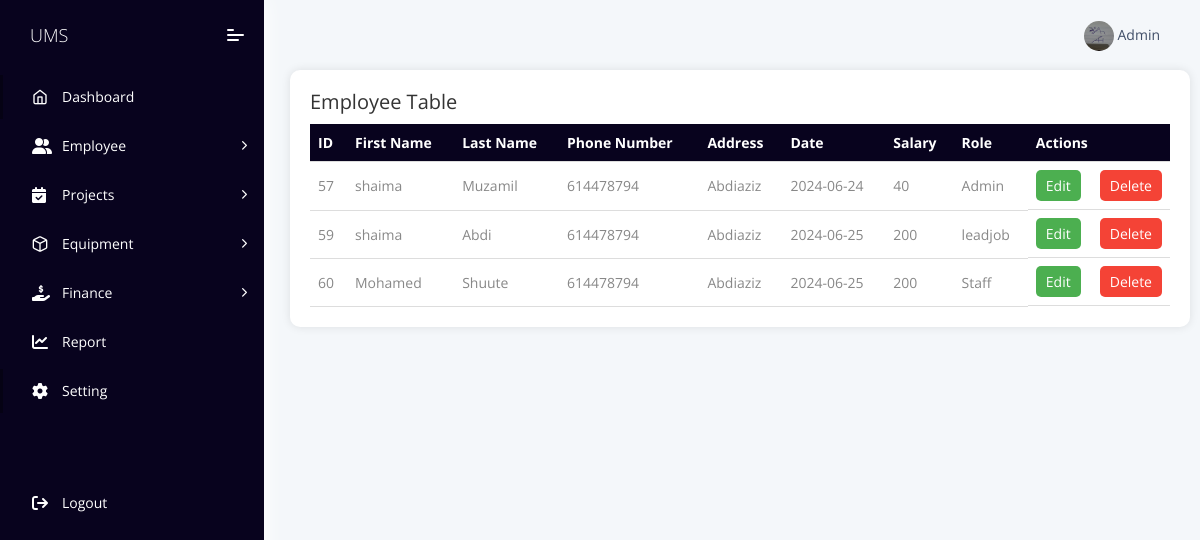
Page /Application/view/Empl_table.php (signed in) on the committed database.
### tables this page shows
CREATE TABLE `register_empl` (
  `empl_id` int(11) NOT NULL,
  `First_Name` varchar(50) NOT NULL,
  `Last_Name` varchar(50) NOT NULL,
  `phonenumber` int(11) NOT NULL,
  `Address` varchar(50) NOT NULL,
  `Role` varchar(50) NOT NULL,
  `Date` date NOT NULL,
  `Salary` float(10,0) NOT NULL
);

### Application/view/Empl_table.php (the view, shortened to what this page needs)
<?php
include 'header.php';
include 'sidebar.php';
?>
<!DOCTYPE html>
<html lang="en">
<head>
</head>
<body>
<div class="container">
    <h2>Employee Table</h2>
    <table>
        <thead>
            <tr>
                <th>ID</th>
                <th>First Name</th>
                <th>Last Name</th>
                <th>Phone Number</th>
                <th>Address</th>
                <th>Date</th>
                <th>Salary</th>
                <th>Role</th>
                <th>Actions</th>
            </tr>
        </thead>
        <tbody>
            <?php
            $conn = new mysqli("localhost", "root", "", "ums");
            $sql = "SELECT * FROM register_empl";
            $result = $conn->query($sql);
            if ($result->num_rows > 0) {
                while($row = $result->fetch_assoc()) {
                    echo "<tr>";
                    echo "<td>" . $row['empl_id'] . "</td>";
                    echo "<td>" . $row['First_Name'] . "</td>";
                    echo "<td>" . $row['Last_Name'] . "</td>";
                    echo "<td>" . $row['phonenumber'] . "</td>";
                    echo "<td>" . $row['Address'] . "</td>";
                    echo "<td>" . $row['Date'] . "</td>";
                    echo "<td>" . $row['Salary'] . "</td>";
                    echo "<td>" . $row['Role'] . "</td>";
                    echo "<td class='action-buttons'>";
                    echo "<a href='#' class='edit-btn' onclick='openEditModal(". json_encode($row) .")'>Edit</a>";
                    echo "<a href='del_employee.php?empl_ID=" . $row['empl_id'] . "' class='delete-btn'>Delete</a>";
                    echo "</td>";
                    echo "</tr>";
                }
            } else {
                echo "<tr><td colspan='9'>No records found</td></tr>";
            }
            ?>
        </tbody>
    </table>
</div>
</body>
</html>

### Application/css/sidebar.css (style rules this page uses)
h2 { font-size: 20px; margin-bottom: 10px; color: #333; }
@media (min-width: 1200px) and (max-width: 1599px) { .container { max-width: 1140px; } }
.container { width: 100%; margin: 0 auto; padding: 0 15px; }

### Application/view/header.php (style rules this page uses)
.dropdown-menu, .user-name, { color: white; }

### Application/view/Empl_table.php (style rules this page uses)
.container { width: 75%; margin-left: 260px; background-color: #fff; padding: 20px; border-radius: 10px; box-shadow: 0 0 10px rgba(0, 0, 0, 0.1); position: relative; left: 40%; transform: translateX(-50%); }
table { width: 100%; border-collapse: collapse; border-radius: 7px; }
th, td { padding: 8px; text-align: left; border-bottom: 1px solid #ddd; }
thead { background-color: #08031E; color: #fff; }
.action-buttons { display: flex; justify-content: space-between; }
.action-buttons a { text-decoration: none; padding: 5px 10px; border-radius: 5px; }
.action-buttons a.edit-btn { background-color: #4CAF50; color: white; }
.action-buttons a.delete-btn { background-color: #f44336; color: white; }

### rows in the picture
register_empl: empl_id "57", First_Name "shaima", Last_Name "Muzamil", phonenumber "614478794", Address "Abdiaziz", Date "2024-06-24", Salary "40", Role "Admin"
register_empl: empl_id "59", First_Name "shaima", Last_Name "Abdi", phonenumber "614478794", Address "Abdiaziz", Date "2024-06-25", Salary "200", Role "leadjob"
register_empl: empl_id "60", First_Name "Mohamed", Last_Name "Shuute", phonenumber "614478794", Address "Abdiaziz", Date "2024-06-25", Salary "200", Role "Staff"

### other values in the picture
$_SESSION['username'] "Admin"
